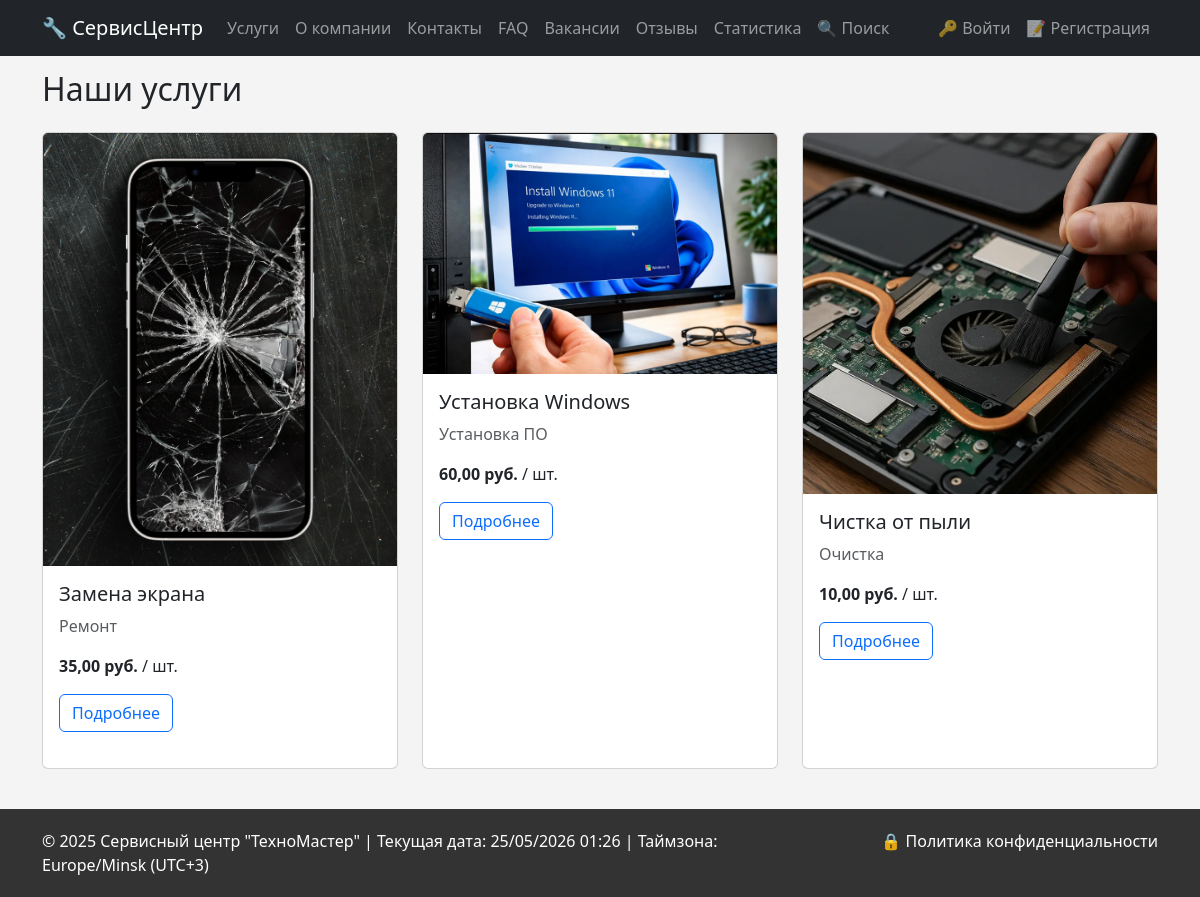
Page /services/ on the committed database.
### core/models.py (models this page shows, shortened)
class Service(models.Model):
    name = models.CharField(max_length=200)
    service_type = models.ForeignKey(ServiceType, on_delete=models.CASCADE, related_name='services')
    price = models.DecimalField(max_digits=10, decimal_places=2, validators=[MinValueValidator(0)])
    unit = models.CharField(max_length=20, default="шт.", help_text="шт., час, услуга")
    image = models.ImageField(upload_to='services/', blank=True, null=True)

class ServiceType(models.Model):
    name = models.CharField(max_length=100, unique=True)
    description = models.TextField(blank=True)

### core/views.py (the view)
# urls.py: path('services/', views.service_list, name='service_list'),
def service_list(request):
    services = Service.objects.select_related('service_type').all()
    return render(request, 'core/service_list.html', {'services': services})

### templates/core/service_list.html (shortened to what this page needs)
{% extends 'core/base.html' %}
{% block content %}
<h2 class="mb-4">Наши услуги</h2>
<div class="row">
    {% for service in services %}
    <div class="col-md-4">
        <div class="card h-100">
            {% if service.image %}
                <img src="{{ service.image.url }}" class="card-img-top" alt="{{ service.name }}">
            {% endif %}
            <div class="card-body">
                <h5 class="card-title">{{ service.name }}</h5>
                <p class="card-text text-muted">{{ service.service_type.name }}</p>
                <p class="card-text"><strong>{{ service.price }} руб.</strong> / {{ service.unit }}</p>
                <a href="{% url 'service_detail' service.id %}" class="btn btn-outline-primary">Подробнее</a>
            </div>
        </div>
    </div>
    {% empty %}
    <p>Нет доступных услуг</p>
    {% endfor %}
</div>
{% endblock %}

### templates/core/base.html (shortened to what this page needs)
<!DOCTYPE html>
<html lang="ru">
<head>
    <link href="https://cdn.jsdelivr.net/npm/bootstrap@5.3.0/dist/css/bootstrap.min.css" rel="stylesheet">
</head>
<body>
    <nav class="navbar navbar-expand-lg navbar-dark bg-dark fixed-top">
        <div class="container">
            <a class="navbar-brand" href="{% url 'home' %}">🔧 СервисЦентр</a>
            <div class="collapse navbar-collapse" id="navbarNav">
                <ul class="navbar-nav me-auto">
                    <li class="nav-item"><a class="nav-link" href="{% url 'service_list' %}">Услуги</a></li>
                    <li class="nav-item"><a class="nav-link" href="{% url 'about' %}">О компании</a></li>
                    <li class="nav-item"><a class="nav-link" href="{% url 'contacts' %}">Контакты</a></li>
                    <li class="nav-item"><a class="nav-link" href="{% url 'faq' %}">FAQ</a></li>
                    <li class="nav-item"><a class="nav-link" href="{% url 'vacancies' %}">Вакансии</a></li>
                    <li class="nav-item"><a class="nav-link" href="{% url 'reviews' %}">Отзывы</a></li>
                    <li class="nav-item"><a class="nav-link" href="{% url 'statistics' %}">Статистика</a></li>
                    <li class="nav-item"><a class="nav-link" href="{% url 'search_orders' %}">🔍 Поиск</a></li>
                </ul>
                <ul class="navbar-nav">
                    {% if user.is_authenticated %}
                        <li class="nav-item"><a class="nav-link" href="{% url 'cabinet' %}">👤 {{ user.username }}</a></li>
                        <li class="nav-item">
                            <form action="{% url 'logout' %}" method="post" style="display: inline;">
                                {% csrf_token %}
                                <button type="submit" class="btn btn-link nav-link" style="display: inline; background: none; border: none; padding: 0; margin: 0; color: rgba(255,255,255,.75); text-decoration: none;">🚪 Выйти</button>
                            </form>
                        </li>
                    {% else %}
                        <li class="nav-item"><a class="nav-link" href="{% url 'login' %}">🔑 Войти</a></li>
                        <li class="nav-item"><a class="nav-link" href="{% url 'register' %}">📝 Регистрация</a></li>
                    {% endif %}
                </ul>
            </div>
        </div>
    </nav>
    <div class="container">
        {% block content %}
        {% endblock %}
    </div>
    <div class="footer">
        <div class="container">
            <div class="row">
                <div class="col-md-8 text-start">
                    © 2025 Сервисный центр "ТехноМастер" |
                    Текущая дата: {% now "d/m/Y H:i" %} |
                    Таймзона: Europe/Minsk (UTC+3)
                </div>
                <div class="col-md-4 text-end">
                    <a href="{% url 'privacy_policy' %}" class="text-white text-decoration-none">🔒 Политика конфиденциальности</a>
                </div>
            </div>
        </div>
    </div>
</body>
</html>

### templates/core/base.html (style rules this page uses)
body { background: #f4f4f4; padding-top: 70px; }
.footer { margin-top: 40px; padding: 20px; background: #333; color: white; text-align: center; }
.card { margin-bottom: 20px; }

### rows in the picture
Service: image (picture), name "Замена экрана", service_type.name "Ремонт", price "35,00", unit "шт."
Service: image (picture), name "Установка Windows", service_type.name "Установка ПО", price "60,00", unit "шт."
Service: image (picture), name "Чистка от пыли", service_type.name "Очистка", price "10,00", unit "шт."
